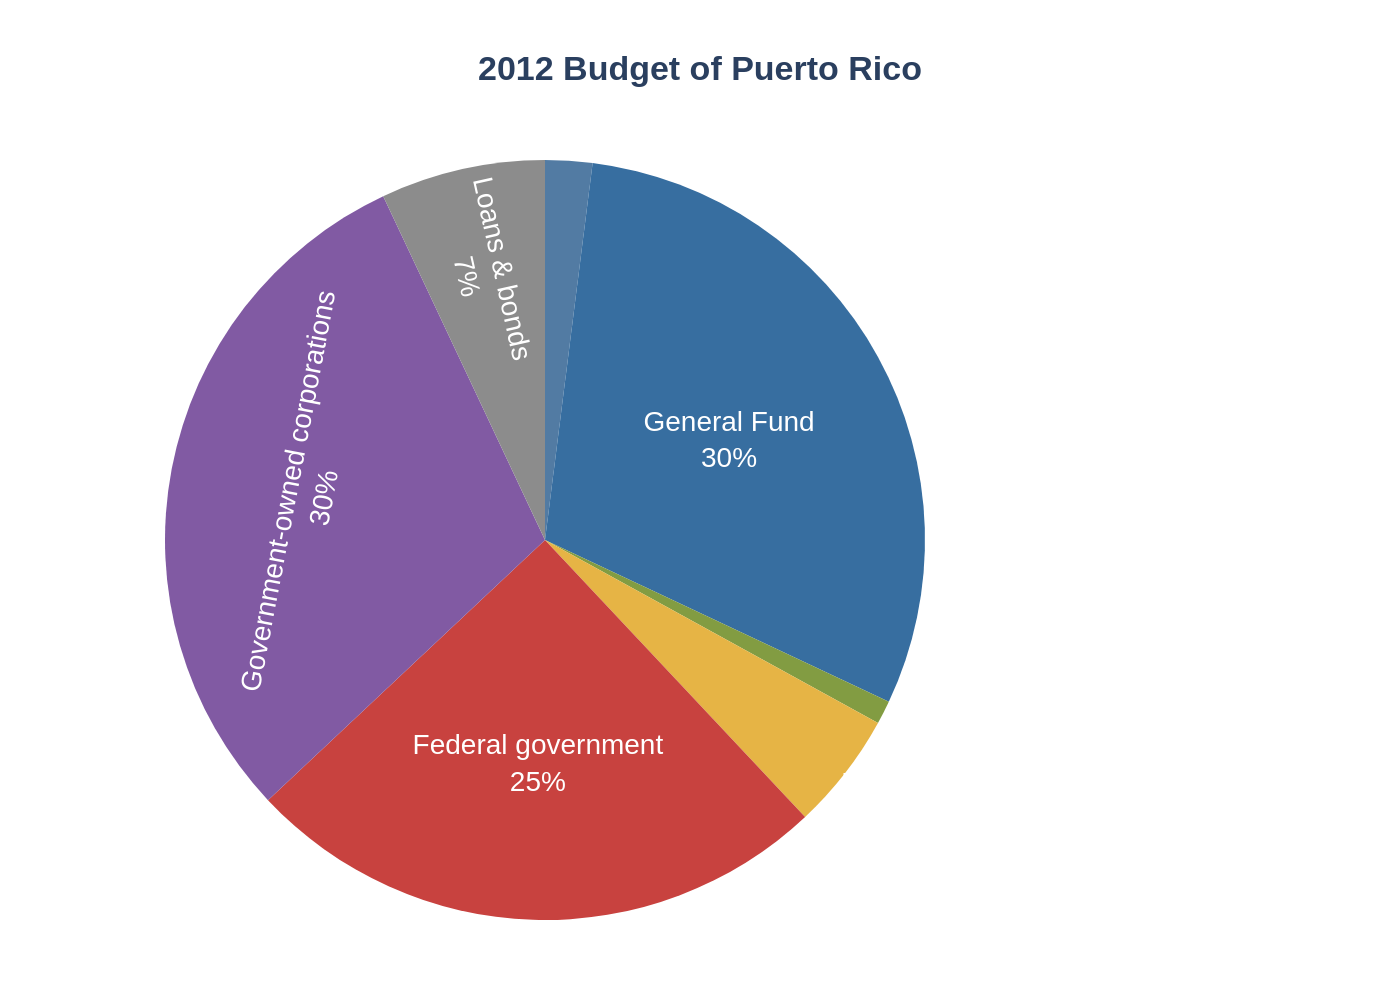

Reproduce this figure in Python.
import sys
import json
import os
import plotly.graph_objects as go

if len(sys.argv) != 2:
    print(f"Usage: python {os.path.basename(sys.argv[0])} <json_file_path>")
    sys.exit(1)

json_file_path = sys.argv[1]

with open(json_file_path, 'r', encoding='utf-8') as f:
    config = json.load(f)

chart_data = config['chart_data']
texts = config['texts']
colors = config['colors']

labels = [d['label'] for d in chart_data]
values = [d['value'] for d in chart_data]
pie_text = [f"{d['label']}<br>{d['value']}%" for d in chart_data]

fig = go.Figure(data=[go.Pie(
    labels=labels,
    values=values,
    text=pie_text,
    textinfo='text',
    textfont=dict(
        family="Arial",
        size=14,
        color='white'
    ),
    marker=dict(
        colors=colors
    ),
    hole=0,
    sort=False,
    direction='clockwise'
)])

title_text = f"<b>{texts['title']}</b>"

fig.update_layout(
    title_text=title_text,
    title_x=0.5,
    font=dict(
        family="Arial"
    ),
    showlegend=False,
    margin=dict(t=80, b=40, l=40, r=40),
    paper_bgcolor='white',
    plot_bgcolor='white'
)

base_filename = os.path.splitext(os.path.basename(json_file_path))[0]
output_filename = f"{base_filename}.png"

fig.write_image(output_filename, scale=2)

print(f"Chart saved to {output_filename}")
